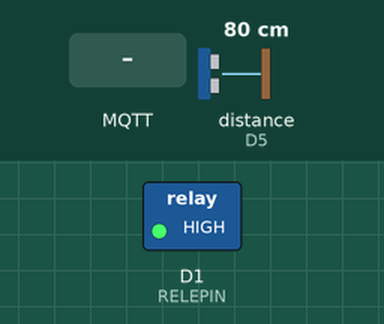
Simulated run of this sketch. Board: ESP8266 (NodeMCU). Parts: switched loads named in the sketch (green lamp = pin HIGH). Wiring (inferred from the names in the program): ultrasonic range finder: trigger D6; echo D5. The test bench sets the inputs (shaded band); at power-on: distance to the obstacle (sensor on D5) 80 cm. The echo pulse lasts 58.3 µs per cm; WiFi joins after 1.5 s; servers stay silent unless stated; no MQTT or app messages arrive unless stated; pins used as bus, display or sensor lines are not drawn.

Above: at 1.2 s.
1.3 s: MQTT message "on" arrives on the first subscribed topic
At 3.7 s:
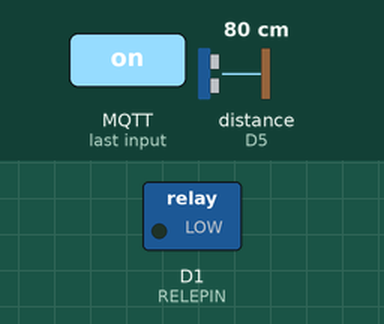
4.5 s: MQTT message "off" arrives on the first subscribed topic
At 5.5 s:
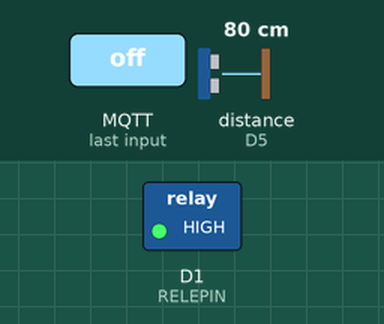
Timing chart, 0 to 7.5 s (numbered marks = the images above; inputs shaded):
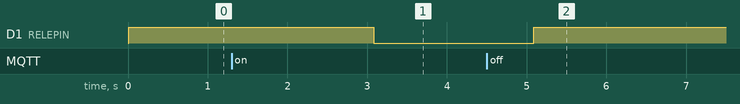

Measured:
- after the input at 1.3 s, D1 (RELEPIN): HIGH → LOW after 1.8 s
- after the input at 4.5 s, D1 (RELEPIN): LOW → HIGH after 0.59 s

The sketch:

Nodo3.ino
```cpp
/*.......................Libraries and definitions...........................*/
#include <ESP8266WiFi.h>
#include <PubSubClient.h>

#define trig D6
#define echo D5

#define RELEPIN D1
/*..............................Variables...................................*/
const char* ssid = "mySSID";
const char* password = "myPASSWORD";

const char* mqtt_server = "192.168.100.28";
const int mqtt_port = 8883;
const char* clientID = "NodeMCU3";
const char* willTopic = "/estado3";
int willQoS = 0;
boolean willRetain = true;
const char* willMessage = "0"; // 0-disconnected

int contadorFallo = 0;

IPAddress wifiIp(192, 168, 100, 32);
IPAddress wifiNet(255, 255, 255, 0);
IPAddress wifiGw(192, 168, 100, 1);

const char* topicN = "/huerto/deposito/nivelAgua";  //empty water level
const char* topicR = "/huerto/deposito/releAgua";  //relay

char msgN[10]; //nivel o distancia vacio

/* CA Certificate*/
const char caCert[] PROGMEM = R"EOF(
-----BEGIN CERTIFICATE-----
MIIDjzCCAnegAwIBAgIUaTaS51KrOAu9w8bsoXbFMYrqXZEwDQYJKoZIhvcNAQEL
BQAwVzELMAkGA1UEBhMCQk8xDTALBgNVBAgMBGNiYmExDTALBgNVBAcMBGNiYmEx
ETAPBgNVBAoMCFByb3llY3RvMRcwFQYDVQQDDA4xOTIuMTY4LjEwMC4yODAeFw0y
MTA3MjYxOTM5MjZaFw0zMTA3MjQxOTM5MjZaMFcxCzAJBgNVBAYTAkJPMQ0wCwYD
VQQIDARjYmJhMQ0wCwYDVQQHDARjYmJhMREwDwYDVQQKDAhQcm95ZWN0bzEXMBUG
A1UEAwwOMTkyLjE2OC4xMDAuMjgwggEiMA0GCSqGSIb3DQEBAQUAA4IBDwAwggEK
AoIBAQDplx7FQlTdQhEGB9GptOnHoIo4jZFb0rfAOVb60wmt+MD/OxBGUrEJQXhD
iuvNZv+3Ova3bvtl/1DDjUtzZFeg+cLlDDYx8FFeebD5K7JIRtcfFqYHbkuULMFB
cykm62Le2RuHkIG3MEenHc3vWVTfGczD+JJDNYjIySzv1oWC+qdjoEf2Y8mSfdfA
WRothjzgrUdx1ZQO9YfQCvKGq50/N63oNCh4OnDd72jRH04l/aJiKaiaZ4E9aWPq
WwX5felPIOeovG+3ClVxjww6DY6z5d/vvNT3gwvv/r2hGjqj3gfQkJn165nFADT2
3Zx0bsZ9WhKE9lLhQcNFeVMxNlCxAgMBAAGjUzBRMB0GA1UdDgQWBBSjwGkag9Xv
PY+0HSWxIGHg/FnKdjAfBgNVHSMEGDAWgBSjwGkag9XvPY+0HSWxIGHg/FnKdjAP
BgNVHRMBAf8EBTADAQH/MA0GCSqGSIb3DQEBCwUAA4IBAQAeequ/k534S6y9T1Lv
TllgE48srGtUe4DNiOtkrJAl1AbeousX12vGsl+PvXOUks/eEd4C2KGK1Dz97K4b
3WO5QvOgmx2+/p4TzFm8A3fWl9JAIVIviPRKLkq+5OUTDoPY5+9ohpXR+0UEBQmK
ep556oX+b47D8RiFwuSJIpm42KH/103NakclJiV6i22tOqyP2EuD3jhXplewqDWw
N0B28UGNWD0j7tvPsvJwUGLsK5gKkgIJIL1D/X3l5ZgbgcTBMoMnfzc70q7njvZw
UbGACTFlQSSop1LmzrKxTmvCLJPs7EZZBAw0pxxWdbqqTZlI8vNalGZTVDnDo5pp
oAnT
-----END CERTIFICATE-----
)EOF";

/*MQTT broker SHA1 fingerprint certificate*/
const uint8_t mqttCertFingerprint[] = {0x1C,0x0F,0x59,0xD6,0xFB,0xA6,0xA8,0x14,0x8A,0x73,0x52,0xF6,0x41,0x0F,0xAF,0xF4,0xC2,0x2D,0xA2,0x19};

/*................................Setups....................................*/
void mqtt_callback(char* topic, byte* payload, unsigned int length) {
  String mensajeR; //para recibir
  for (int i = 0; i < length; i++) {
    mensajeR = mensajeR + (char)payload[i];
  }

  if (String(topic) == topicR) {   //if there's a message in this topic, the water pump/solenoid valve is turned on or off
    if (mensajeR == "on") {digitalWrite(RELEPIN, LOW);}   //2CH-Relay, logical 0-on
    if (mensajeR == "off") {digitalWrite(RELEPIN, HIGH);}  //2CH-Relay, logical 1-off
  }
}

X509List caCertX509(caCert);
WiFiClientSecure esp3Client;
PubSubClient mqttClient3(mqtt_server, mqtt_port, mqtt_callback, esp3Client); //fully initialized client

void setup_wifi() {
  delay(10);
  WiFi.mode(WIFI_STA);
  WiFi.config(wifiIp, wifiGw, wifiNet);
  WiFi.begin(ssid, password);
}

void setup_tls() {
  esp3Client.setTrustAnchors(&caCertX509);         //Upload the CA certificate
  esp3Client.allowSelfSignedCerts();               //Enable self-signed certificate
  esp3Client.setFingerprint(mqttCertFingerprint);  //Upload the MQTT broker fingerprint certificate
}

void setup()
{
  setup_wifi();
  setup_tls();
  pinMode(trig, OUTPUT);
  pinMode(echo, INPUT);
  pinMode(RELEPIN, OUTPUT);
  digitalWrite(RELEPIN, HIGH); //2CH-Rele, initial state 1-off
}

void loop()
{
  if (!mqttClient3.connected()) {
    reconnect();
  }
  PubNivelAgua();
  delay(1000);
  mqttClient3.loop();
  delay(1000);
}

/*...............................Functions...................................*/
void reconnect() {
  while (!mqttClient3.connected()) {
    if (mqttClient3.connect(clientID, "", "", willTopic, willQoS, willRetain, willMessage, true)) {
      mqttClient3.publish(willTopic, "1", true);
      mqttClient3.subscribe(topicR);
      testHCSR04();
    } else {
      ++contadorFallo;
      if (contadorFallo > 180) ESP.restart();
      delay(5000);
    }
  }
}

float leerHCSR04() {
  digitalWrite(trig, LOW);
  delayMicroseconds(4);
  digitalWrite(trig, HIGH);
  delayMicroseconds(10);
  digitalWrite(trig, LOW);
  unsigned long duracion = pulseIn(echo, HIGH);
  delayMicroseconds(6);
  return duracion/58.3;
}

void testHCSR04() {
  if (leerHCSR04() == 0) {
    mqttClient3.publish("/estadoHCSR04", "0"); //sensor doesn't work
  }
  else {
    mqttClient3.publish("/estadoHCSR04", "1"); //sensor works ok
  }
}

void PubNivelAgua() {
  float distanciaVacio = leerHCSR04();
  dtostrf(distanciaVacio, 3, 2, msgN);
  mqttClient3.publish(topicN, msgN);
}
```
